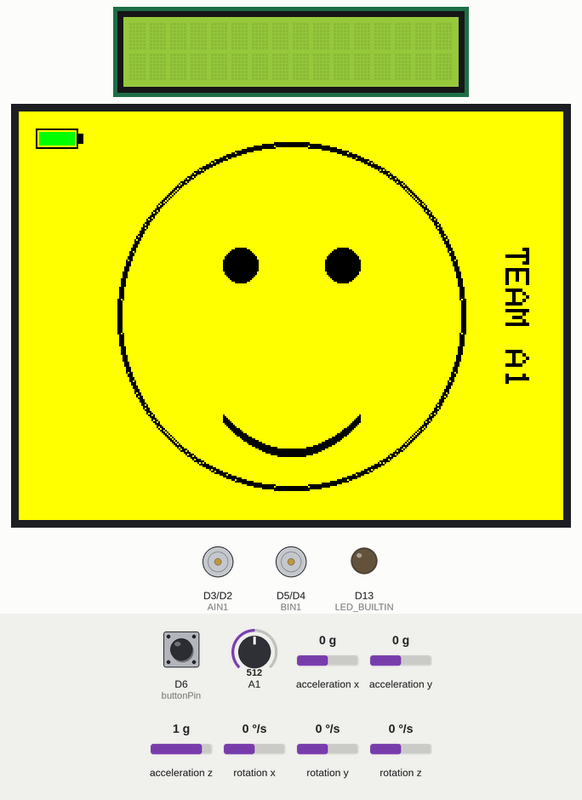
Bench run of a sketch on a simulated Arduino Nano 33 BLE. On the bench: 16×2 character LCD, 320×240 colour display, motor-driver pin pairs drawn as motors (green arrow = first pin HIGH = forward, orange = second pin HIGH = backward, longer = more drive), output pins drawn as LEDs (lit = HIGH). The test bench sets the inputs (shaded band); at power-on: acceleration y 0 g, rotation x 0 °/s, acceleration z 1 g, A1 = 512, D6 (buttonPin) HIGH, acceleration x 0 g, rotation y 0 °/s, rotation z 0 °/s. Nothing arrives over Bluetooth unless stated; a phone connects over Bluetooth LE 3 s after start; what the sketch prints to the serial monitor is not drawn.

Above: at 1.5 s.
1.6 s: acceleration y set to -1.4 g
4.6 s: rotation x set to -192 °/s
At 5.7 s:
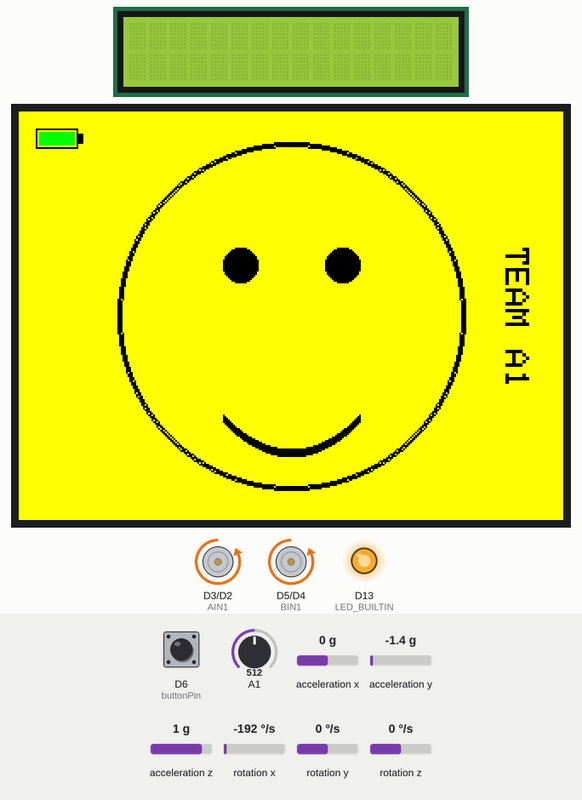
7.6 s: acceleration z set to -0.8 g
At 8.4 s:
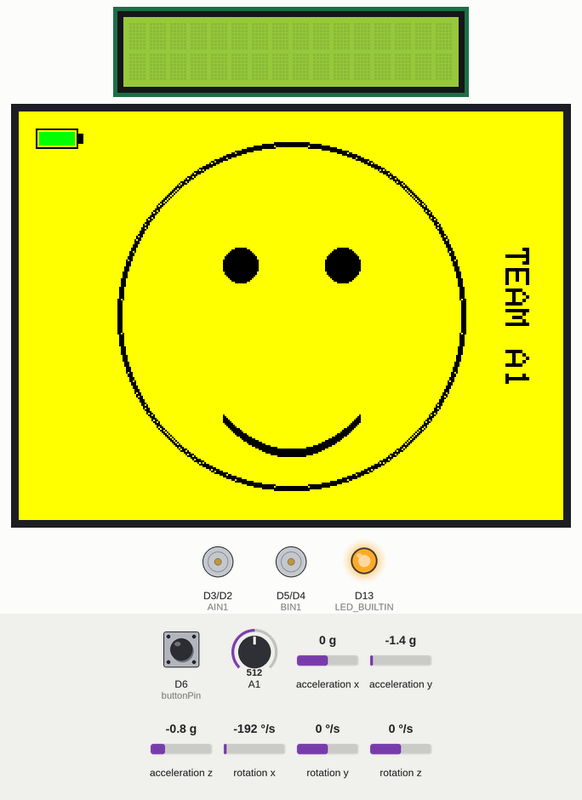
13.7 s: A1 set to 213
16.7 s: A1 set to 193
Timing chart, 0 to 19.7 s (numbered marks = the images above; inputs shaded):
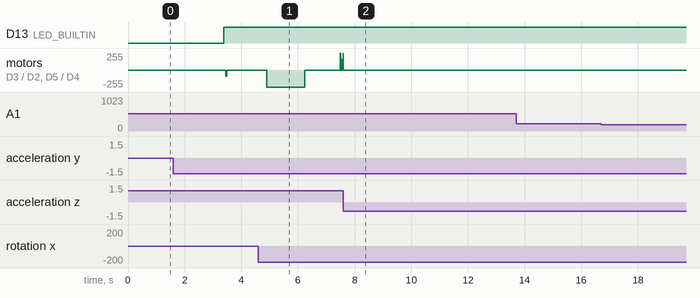

Measured:
- after the input at 1.6 s, motor on D3 (AIN1) / D2 (AIN2), motor on D5 (BIN1) / D4 (BIN2): stopped → backward 96/255 after 1.9 s, → stopped 0.04 s later
- after the input at 4.6 s, motor on D3 (AIN1) / D2 (AIN2), motor on D5 (BIN1) / D4 (BIN2): stopped → backward 255/255 after 0.30 s, → stopped 1.3 s later, → forward 255/255 1.2 s later
- after the input at 7.6 s, motor on D3 (AIN1) / D2 (AIN2), motor on D5 (BIN1) / D4 (BIN2): forward 255/255 → stopped at once
- after the input at 13.7 s, every drawn part: stays the same
- after the input at 16.7 s, every drawn part: stays the same

The sketch:

Self_Balancing_Robot.ino
```cpp
/*
 --- Self-Balancing Robot with BLE Control
 --- Code Author: Joey Negm
 --- Project Partners: Sydney Doung, Bruno Brett
 --- Features:
 --- PID balancing using Arduino BMI270 IMU
 --- BLE remote control (forward, backward, left, right)
 --- Real-time dual display (TFT + LCD)
 --- Power monitoring via Hall-effect current sensor
 --- Safety cutoffs for tilt angle
 */

#include <Arduino_BMI270_BMM150.h>
#include <ArduinoBLE.h>
#include <SPI.h>
#include <Adafruit_GFX.h>
#include <LiquidCrystal.h>
#include <Adafruit_ILI9341.h>

// -------------------- Constants --------------------
#define BUFFER_SIZE 20

// Motor pins
#define BIN1 5 // Motor B direction pin 1
#define BIN2 4 // Motor B direction pin 2
#define AIN1 3 // Motor A direction pin 1
#define AIN2 2 // Motor A direction pin 2

// TFT pins
#define TFT_CS 10  // Chip select pin
#define TFT_DC 9   // Data/command pin
#define TFT_RST 8  // Reset pin (optional, can connect to Arduino reset)

// LCD pins
const int RS = A5, EN = A4, LCD_D4 = A3, LCD_D5 = A2, LCD_D6 = A1, LCD_D7 = A0;

// PID Constants (tune these based on your robot's behavior) // 10.5V 1.444A
const float Kp = 18; // Proportional gain
const float Ki = 100; // Integral gain
const float Kd = 1.3; // Derivative gain

// Complementary filter weights
const float gyroWeight = 0.98;
const float accelWeight = 0.02;

// Button pin and debounce
const int buttonPin = 6;
const unsigned long debounceDelay = 50;

// -------------------- Objects --------------------

// Bluetooth® Service
BLEService customService("00000000-5EC4-4083-81CD-A10B8D5CF6EC");
BLECharacteristic customCharacteristic("00000001-5EC4-4083-81CD-A10B8D5CF6EC", BLERead | BLEWrite | BLENotify, BUFFER_SIZE, false);

LiquidCrystal LCD(RS,EN,LCD_D4,LCD_D5,LCD_D6,LCD_D7);
Adafruit_ILI9341 tft = Adafruit_ILI9341(TFT_CS, TFT_DC, TFT_RST);

// -------------------- Global Variables --------------------

// LCD Dashboard variables
int screenMode = 0;
bool lastButtonState = HIGH;
bool currentButtonState = HIGH;
unsigned long lastDebounceTime = 0;

// IMU readings
float ax, ay, az;
float accelAngle = 0;
float filteredAngle = 0;
float deltaT = 0;
unsigned long previousTime = 0;

// PID control variables
float integral = 0;
float prevError = 0;
float pidOutput = 0;
float desiredAngle = 0.4;

// Battery & power
float current = 0;
float voltage = 0;
float powerConsumed = 0;

// Speed / RPM
float speed = 0;
int RPM = 0;

// Dashboard variables
bool batteryLowFlag = false;
bool lastFaceHappy = true;

// Motors / BLE control flags
float forward = 0;
float backward = 0;
float left = 0;
float right = 0;

// --- Setup ---
/**
 * Description: Arduino setup function. Initializes IMU, motors, displays, BLE, and button.
 * Parameters: None
 * Return: void
 */

void setup() {
  Serial.begin(9600);
  while (!Serial);

  if (!IMU.begin()) {
    Serial.println("Failed to initialize IMU!");
    while (1);
  }

  // Initialize motor pins
  pinMode(AIN1, OUTPUT);
  pinMode(AIN2, OUTPUT);
  pinMode(BIN1, OUTPUT);
  pinMode(BIN2, OUTPUT);

  // Initialize LCD
  LCD.begin(16, 2);
  LCD.clear();

  pinMode(buttonPin, INPUT_PULLUP);

  // Initialize TFT
  tft.begin();
  tft.setRotation(3);
  tft.fillScreen(ILI9341_YELLOW);
  tft.setTextColor(ILI9341_BLACK);
  tft.setTextSize(2);

  // Write Team A1 on TFT
  tft.fillScreen(ILI9341_YELLOW);
  tft.setTextColor(ILI9341_BLACK);
  tft.setCursor(80, 20);
  tft.setTextSize(2);
  tft.setRotation(4);
  tft.print("TEAM A1");
  tft.setRotation(3);
  tft.setTextColor(ILI9341_BLACK);
  tft.setTextSize(2);

  // Draw face and symbols on TFT
  tft.drawCircle(160, 120, 100, ILI9341_BLACK);
  tft.drawCircle(160, 120, 101, ILI9341_BLACK);
  tft.drawCircle(160, 120, 102, ILI9341_BLACK);
  tft.fillCircle(130, 90, 10, ILI9341_BLACK);
  tft.fillCircle(190, 90, 10, ILI9341_BLACK);
  drawMouth(true);
  drawBatterySymbol(100);


  // Initialize BLE
  pinMode(LED_BUILTIN, OUTPUT);
  if (!BLE.begin()) {
    Serial.println("Starting BLE failed!");
    while (1);
  }

  BLE.setLocalName("BLE-DEVICE");
  BLE.setDeviceName("BLE-DEVICE");
  customService.addCharacteristic(customCharacteristic);
  BLE.addService(customService);
  customCharacteristic.writeValue("Waiting for data");
  BLE.advertise();
  Serial.println("Bluetooth® device active, waiting for connections...");

  // Initialize IMU Angle
  previousTime = millis();
  if (IMU.accelerationAvailable()) {
    IMU.readAcceleration(ax, ay, az);
    accelAngle = atan2(az, ay) * 180.0 / PI - 90;
    filteredAngle = accelAngle;
  }
}


// --- Main Loop ---
/**
 * Description: Arduino main loop. Handles BLE, IMU, PID control, display updates, and motor driving.
 * Parameters: None
 * Return: void
 */
void loop() {

  int motorSpeed = 0;

  BLEDevice central = BLE.central();
  if (central) {
    Serial.print("Connected to central: ");
    Serial.println(central.address());
    digitalWrite(LED_BUILTIN, HIGH);

    bool btSymbolDrawn = false;
    while (central.connected()) {

      if (!btSymbolDrawn) {
        drawBluetoothSymbol();
        btSymbolDrawn = true;
    }

      // --- Time update ---
      unsigned long currentTime = millis();
      deltaT = (currentTime - previousTime) / 1000.0;
      previousTime = currentTime;

      // --- IMU readings ---
      if (IMU.accelerationAvailable()) {
        IMU.readAcceleration(ax, ay, az);
        accelAngle = atan2(az, ay) * 180.0 / PI - 90;
      }

      float gyroX = 0.0, gyroY = 0.0, gyroZ = 0.0;
      if (IMU.gyroscopeAvailable()) {
        IMU.readGyroscope(gyroX, gyroY, gyroZ);
        filteredAngle = gyroWeight * (filteredAngle + gyroX * deltaT) + accelWeight * accelAngle;
      }

      // // Adjust desired angle/command weights based on robot behavior
      desiredAngle = 1.9 + 0.6 * forward - 0.16 * backward;

      // --- Battery current & symbol ---
      current = readBatteryCurrent();
      if (abs(filteredAngle) > 5 && motorSpeed < 50) {
        batteryLowFlag = true;
      } else if (abs(filteredAngle) < 2 && motorSpeed > 100) {
        batteryLowFlag = false;
      }
      if (batteryLowFlag) {
        drawBatterySymbol(10);
      } else {
        drawBatterySymbol(100);
      }

      // --- PID control ---
      float error = desiredAngle - filteredAngle;
      pidOutput = computePID(error, deltaT);

      // --- Motor control ---/ Adjust motor speeds to be equal when going straight
      if (abs(filteredAngle) <= 15) {
        motorSpeed = constrain(abs(pidOutput), 0, 255);
        if (pidOutput > 0) {
          analogWrite(AIN1, motorSpeed);
          digitalWrite(AIN2, LOW);
          analogWrite(BIN1, motorSpeed * (1));
          digitalWrite(BIN2, LOW);
        } else {
          analogWrite(AIN2, motorSpeed * (1 + 0.35 * right));
          digitalWrite(AIN1, LOW);
          analogWrite(BIN2, motorSpeed * (1 + 0.41 * left));
          digitalWrite(BIN1, LOW);
        }

        voltage = (map(motorSpeed, 0, 255, 3, 1091)) / 100.0;
        powerConsumed = current * voltage;
        RPM = map(motorSpeed, 30, 255, 48, 474);
        speed = (RPM / 60.0) * (PI * 8.8/100);
      }

      else {
        motorSpeed = constrain(abs(pidOutput), 0, 255);

        analogWrite(AIN1, 0);
        analogWrite(AIN2, 0);
        analogWrite(BIN1, 0);
        analogWrite(BIN2, 0);

        voltage = map(motorSpeed, 0, 255, 3, 1091)/100.0;
        powerConsumed = current * voltage;
        RPM = map(motorSpeed, 30, 255, 48, 474);
        speed = (RPM / 60.0) * (PI * 8.8);
      }

      // --- Display updates ---
      LCD.clear();
      switch(screenMode) {
        case 0: LCD.print("Angle: "); LCD.print(filteredAngle); break;
        case 1: LCD.print("Power: "); LCD.print(powerConsumed); break;
        case 2: LCD.print("Speed: "); LCD.print(speed); LCD.print("m/s"); break;
        case 3: LCD.print("Time: "); LCD.print(currentTime / 1000); LCD.print("s"); break;
        case 4: LCD.print("RPM: "); LCD.print(RPM); break;
        case 5: LCD.print("DA: "); LCD.print(desiredAngle); break;
      }

      // --- Face expression update ---
      bool happy = (abs(filteredAngle) <= 10);
      if (happy != lastFaceHappy) {
          clearMouth();
          drawMouth(happy);
          lastFaceHappy = happy;
      }

      // --- BLE Characteristic Handling ---
      if (customCharacteristic.written()) {
        int length = customCharacteristic.valueLength();
        const unsigned char* receivedData = customCharacteristic.value();
        char receivedString[length + 1];
        memcpy(receivedString, receivedData, length);
        receivedString[length] = '\0';
        Serial.println(receivedString);

        // --- Update motor flags ---
        if (strcmp(receivedString, "FORWARD") == 0){
          forward = 1;
          backward = 0;
          left = 0;
          right = 0;
        }

        else if (strcmp(receivedString, "BACKWARD") == 0){
          forward = 0;
          backward = 1;
          left = 0;
          right = 0;
        }

        else if (strcmp(receivedString, "RESET INTEGRAL") == 0) {
          backward = 0;
          forward = 0;
          integral = 0;
          left = 0;
          right = 0;
        }

        else if (strcmp(receivedString, "LEFT") == 0) {
          backward = 0;
          forward = 1;
          left = 1;
          right = 0;
        }

        else if (strcmp(receivedString, "RIGHT") == 0) {
          backward = 0;
          forward = 1;
          left = 0;
          right = 1;
        }

        customCharacteristic.writeValue("Data received");
      }

      // --- Button Debounce and LCD Cycling ---
      int reading = digitalRead(buttonPin);
      if (reading != lastButtonState) {
        lastDebounceTime = millis();
      }

      if ((millis() - lastDebounceTime) > debounceDelay) {
        if (reading == LOW && currentButtonState == HIGH) {
          screenMode = (screenMode + 1) % 6;
      }
        currentButtonState = reading;
      }
      lastButtonState = reading;
    }

    clearBluetoothSymbol();
    digitalWrite(LED_BUILTIN, LOW);
    Serial.println("Disconnected from central.");
  }
}

// -------------------- PID --------------------
/**
 * Description: Computes the PID controller output based on error and elapsed time.
 * Parameters:
 *   - error (float): Current control error (desired angle - measured angle)
 *   - deltaT (float): Elapsed time since last update (seconds)
 * Return: (float) PID output, constrained to [-255, 255]
 */
float computePID(float error, float deltaT) {
  integral += error * deltaT;
  integral = constrain(integral, -30.0, 30.0);
  float derivative = (error - prevError) / deltaT;
  float pidOutput = Kp * error + Ki * integral + Kd * derivative;
  pidOutput = constrain(pidOutput, -255.0, 255.0);
  prevError = error;
  return pidOutput;
}

// -------------------- Mouth Drawing --------------------
/**
 * Description: Draws a mouth on the TFT display, either happy (smile) or sad (frown).
 * Parameters:
 *   - happy (bool): true for smile, false for frown
 * Return: void
 */
void drawMouth(bool happy) {
  for (int x = -40; x <= 40; x++) {
    int y = happy ? (20 - (x * x) / 80) : ((x * x) / 80 - 20);

    for (int thickness = -2; thickness <= 2; thickness++)
      tft.drawPixel(160 + x, 180 + y + thickness, ILI9341_BLACK);
  }
}

/**
 * Description: Clears the previously drawn mouth (smile or frown) by overwriting with background color.
 * Parameters: None (uses global lastFaceHappy)
 * Return: void
 */
void clearMouth() {
  for (int x = -40; x <= 40; x++) {
    int y = (lastFaceHappy ? (20 - (x * x) / 80) : ((x * x) / 80 - 20));

    for (int thickness = -2; thickness <= 2; thickness++)
      tft.drawPixel(160 + x, 180 + y + thickness, ILI9341_YELLOW);
  }
}

// -------------------- Bluetooth Symbol --------------------
/**
 * Description: Draws a Bluetooth symbol on the TFT in the top-right corner.
 * Parameters: None
 * Return: void
 */
void drawBluetoothSymbol() {
    int x = 290, y = 10;
    uint16_t color = ILI9341_BLACK;

    tft.fillRect(x - 5, y, 20, 30, ILI9341_YELLOW);

    tft.fillRect(x - 1, y, 1, 26, color);

    tft.drawLine(x, y, x + 8, y + 6, color);
    tft.drawLine(x, y + 12, x + 8, y + 6, color);

    tft.drawLine(x, y + 12, x + 8, y + 18, color);
    tft.drawLine(x, y + 25, x + 8, y + 18, color);

    tft.drawLine(x, y + 12, x - 8, y + 6, color);

    tft.drawLine(x, y + 12, x - 8, y + 18, color);

}

/**
 * Description: Clears the Bluetooth symbol from the TFT by overwriting with background color.
 * Parameters: None
 * Return: void
 */
void clearBluetoothSymbol() {
  int x = 290, y = 10;

  tft.fillRect(x - 5, y, 20, 30, ILI9341_YELLOW);

  tft.fillRect(x - 1, y, 1, 26, ILI9341_YELLOW);

  tft.drawLine(x, y, x + 8, y + 6, ILI9341_YELLOW);
  tft.drawLine(x, y + 12, x + 8, y + 6, ILI9341_YELLOW);

  tft.drawLine(x, y + 12, x + 8, y + 18, ILI9341_YELLOW);
  tft.drawLine(x, y + 25, x + 8, y + 18, ILI9341_YELLOW);

  tft.drawLine(x, y + 12, x - 8, y + 6, ILI9341_YELLOW);

  tft.drawLine(x, y + 12, x - 8, y + 18, ILI9341_YELLOW);
}

// --- Battery Symbol ---
/**
 * Description: Draws a battery icon on the TFT display with a fill level.
 * Parameters:
 *   - level (int): Battery percentage [0–100]
 * Return: void
 */
void drawBatterySymbol(int level) {
    int x = 10, y = 10;
    int width = 25, height = 12;
    uint16_t color = ILI9341_BLACK;

    tft.fillRect(x - 2, y - 2, width + 6, height + 4, ILI9341_YELLOW);

    tft.drawRect(x, y, width, height, color);

    tft.fillRect(x + width, y + 3, 3, height - 6, color);

    uint16_t fillColor = (level < 20) ? ILI9341_RED : ILI9341_GREEN;

    int fillWidth = (width - 4) * level / 100;

    if (fillWidth > 0)
      tft.fillRect(x + 2, y + 2, fillWidth, height - 4, fillColor);
}

// -------------------- Battery Current --------------------
/**
 * Description: Reads battery current from the TMCS1108 Hall-effect sensor.
 * Parameters: None
 * Return: (float) Battery current in Amperes
 */
float readBatteryCurrent() {
  int sensorValue = analogRead(A1);
  float voltage = sensorValue * (3.3 / 1023.0);
  return (voltage - 2.5) / 0.2;
}
```
